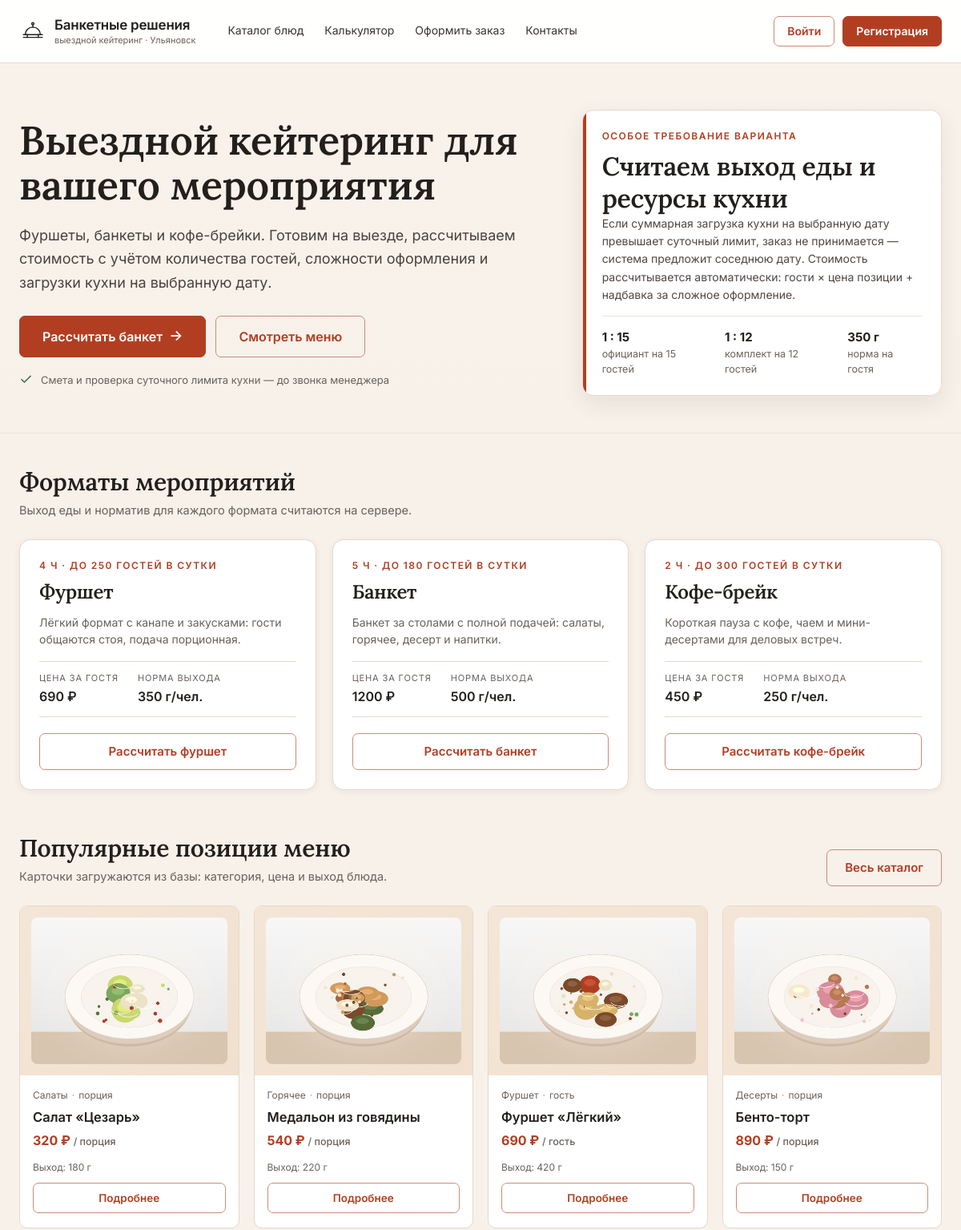
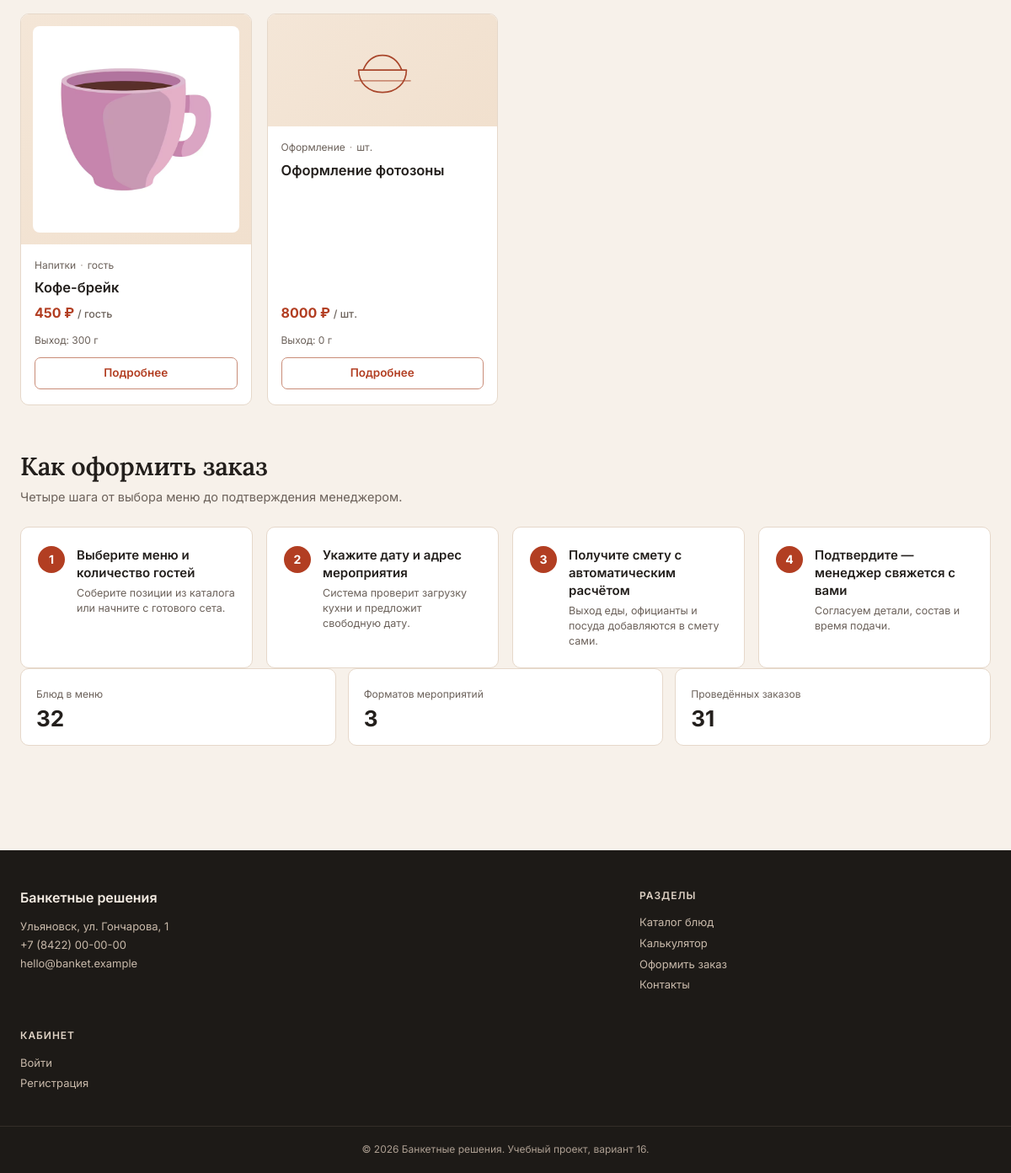
The page / on the database its author committed (2 pictures, top to bottom).
### main/models.py (models this page shows, shortened)
class EventFormat(models.Model):
    name = models.CharField('Название', max_length=80, unique=True)
    slug = models.SlugField('Слаг', max_length=80, unique=True, blank=True)
    description = models.TextField('Описание', blank=True)
    price_per_guest = models.DecimalField('Цена за гостя, ₽', max_digits=10, decimal_places=2)
    min_output_per_guest = models.PositiveIntegerField('Рекомендуемая норма выхода, г/чел.')
    duration_hours = models.PositiveSmallIntegerField('Длительность, ч', default=4)
    kitchen_daily_limit = models.PositiveIntegerField('Суточный лимит кухни, гостей', default=250)
    is_active = models.BooleanField('Активен', default=True)
    sort_order = models.PositiveSmallIntegerField('Порядок', default=0)
    class Meta:
        verbose_name = 'Формат мероприятия'
        verbose_name_plural = 'Форматы мероприятий'
        ordering = ('sort_order', 'name')

class Dish(models.Model):
    UNIT_PORTION = 'portion'
    UNIT_GUEST = 'guest'
    UNIT_ITEM = 'item'
    UNIT_CHOICES = (
        (UNIT_PORTION, 'порция'),
        (UNIT_GUEST, 'гость'),
        (UNIT_ITEM, 'шт.'),
    )
    category = models.ForeignKey(
        DishCategory, verbose_name='Категория', on_delete=models.PROTECT,
        related_name='dishes',
    )
    name = models.CharField('Название', max_length=120)
    slug = models.SlugField('Слаг', max_length=140, unique=True, blank=True)
    description = models.TextField('Описание', blank=True)
    composition = models.CharField('Состав', max_length=250, blank=True)
    price = models.DecimalField('Цена, ₽', max_digits=10, decimal_places=2)
    unit = models.CharField('Единица', max_length=10, choices=UNIT_CHOICES, default=UNIT_PORTION)
    output_grams = models.PositiveIntegerField('Выход, г', default=0)
    image = models.FileField(
        'Фото', upload_to='dishes/', blank=True,
        validators=[validate_upload_extension, validate_upload_size],
    )
    is_active = models.BooleanField('Доступно', default=True)
    is_popular = models.BooleanField('Популярное', default=False)
    created_at = models.DateTimeField('Создано', auto_now_add=True)
    updated_at = models.DateTimeField('Обновлено', auto_now=True)
    class Meta:
        verbose_name = 'Блюдо'
        verbose_name_plural = 'Блюда'
        ordering = ('category__sort_order', 'name')
        indexes = [models.Index(fields=['is_active', 'category'])]
    def get_absolute_url(self):
        return reverse('main:dish_detail', args=[self.slug])

class DishCategory(models.Model):
    name = models.CharField('Название', max_length=80, unique=True)
    slug = models.SlugField('Слаг', max_length=80, unique=True, blank=True)
    description = models.CharField('Описание', max_length=200, blank=True)
    sort_order = models.PositiveSmallIntegerField('Порядок', default=0)
    class Meta:
        verbose_name = 'Категория блюда'
        verbose_name_plural = 'Категории блюд'
        ordering = ('sort_order', 'name')

### main/views.py (the view)
# urls.py: path('', views.index, name='index'),
def index(request):
    formats = _public_formats()
    popular = (
        Dish.objects.filter(is_active=True, is_popular=True)
        .select_related('category')[:6]
    )
    if not popular:
        popular = Dish.objects.filter(is_active=True).select_related('category')[:6]
    templates = MenuTemplate.objects.filter(is_active=True).select_related('event_format')
    return render(request, 'main/index.html', {
        'formats': formats,
        'popular': popular,
        'templates': templates,
        'stats': {
            'dishes': Dish.objects.filter(is_active=True).count(),
            'formats': formats.count(),
            'orders': CateringOrder.objects.exclude(
                status=CateringOrder.STATUS_CANCELLED).count(),
        },
    })

### main/views.py (called while the page is built)
def _public_formats():
    return EventFormat.objects.filter(is_active=True).prefetch_related('templates')

### templates/main/index.html (shortened to what this page needs)
{% extends 'base.html' %}
{% load static %}
{% block content %}
<section class="hero">
  <div class="container hero-grid">
    <div>
      <h1>Выездной кейтеринг для вашего мероприятия</h1>
      <p class="lead">Фуршеты, банкеты и кофе-брейки. Готовим на выезде, рассчитываем стоимость с учётом количества гостей, сложности оформления и загрузки кухни на выбранную дату.</p>
      <div class="hero-cta">
        <a class="btn btn-primary btn-lg" href="{% url 'main:calculator' %}">Рассчитать банкет <span class="arrow">→</span></a>
        <a class="btn btn-outline btn-lg" href="{% url 'main:catalog' %}">Смотреть меню</a>
      </div>
      <div class="hero-note">
        <svg viewBox="0 0 24 24" fill="none" stroke="currentColor" stroke-width="2" stroke-linecap="round" stroke-linejoin="round" aria-hidden="true"><path d="m4 12 5 5 11-11"/></svg>
        Смета и проверка суточного лимита кухни — до звонка менеджера
      </div>
    </div>
    <aside class="requirement" aria-label="Особое требование варианта 16">
      <div class="eyebrow">Особое требование варианта</div>
      <h2>Считаем выход еды и ресурсы кухни</h2>
      <p>Если суммарная загрузка кухни на выбранную дату превышает суточный лимит, заказ не принимается — система предложит соседнюю дату. Стоимость рассчитывается автоматически: гости × цена позиции + надбавка за сложное оформление.</p>
      <div class="mini">
        <div><b>1 : 15</b>официант на 15 гостей</div>
        <div><b>1 : 12</b>комплект на 12 гостей</div>
        <div><b>350 г</b>норма на гостя</div>
      </div>
    </aside>
  </div>
</section>
<section class="section" aria-labelledby="formats-title">
  <div class="container">
    <div class="section-head">
      <div>
        <h2 id="formats-title">Форматы мероприятий</h2>
        <p>Выход еды и норматив для каждого формата считаются на сервере.</p>
      </div>
    </div>
    <div class="format-grid">
      {% for format in formats %}
        <article class="format-card">
          <div class="eyebrow">{{ format.duration_hours }} ч · до {{ format.kitchen_daily_limit }} гостей в сутки</div>
          <h3>{{ format.name }}</h3>
          <p>{{ format.description|truncatechars:120 }}</p>
          <dl class="format-meta">
            <div><dt>Цена за гостя</dt><dd>{{ format.price_per_guest|floatformat:0 }} ₽</dd></div>
            <div><dt>Норма выхода</dt><dd>{{ format.min_output_per_guest }} г/чел.</dd></div>
          </dl>
          <a class="btn btn-outline btn-block" href="{% url 'main:calculator' %}?format={{ format.slug }}">Рассчитать {{ format.name|lower }}</a>
        </article>
      {% empty %}
        <p class="muted">Форматы пока не добавлены.</p>
      {% endfor %}
    </div>
  </div>
</section>
<section class="section section-tight" aria-labelledby="popular-title">
  <div class="container">
    <div class="section-head">
      <div>
        <h2 id="popular-title">Популярные позиции меню</h2>
        <p>Карточки загружаются из базы: категория, цена и выход блюда.</p>
      </div>
      <a class="btn btn-outline" href="{% url 'main:catalog' %}">Весь каталог</a>
    </div>
    <div class="dish-grid">
      {% for dish in popular %}
        {% include 'main/includes/dish_card.html' %}
      {% empty %}
        <p class="muted">Каталог пока пуст. Запустите команду seed_demo.</p>
      {% endfor %}
    </div>
  </div>
</section>
<section class="section section-tight" aria-labelledby="steps-title">
  <div class="container">
    <div class="section-head">
      <div>
        <h2 id="steps-title">Как оформить заказ</h2>
        <p>Четыре шага от выбора меню до подтверждения менеджером.</p>
      </div>
    </div>
    <div class="steps">
      <article class="step"><div class="step-num">1</div><div><h3>Выберите меню и количество гостей</h3><p>Соберите позиции из каталога или начните с готового сета.</p></div></article>
      <article class="step"><div class="step-num">2</div><div><h3>Укажите дату и адрес мероприятия</h3><p>Система проверит загрузку кухни и предложит свободную дату.</p></div></article>
      <article class="step"><div class="step-num">3</div><div><h3>Получите смету с автоматическим расчётом</h3><p>Выход еды, официанты и посуда добавляются в смету сами.</p></div></article>
      <article class="step"><div class="step-num">4</div><div><h3>Подтвердите — менеджер свяжется с вами</h3><p>Согласуем детали, состав и время подачи.</p></div></article>
    </div>
    <div class="stats stats-wide">
      <div class="stat"><span>Блюд в меню</span><b>{{ stats.dishes }}</b></div>
      <div class="stat"><span>Форматов мероприятий</span><b>{{ stats.formats }}</b></div>
      <div class="stat"><span>Проведённых заказов</span><b>{{ stats.orders }}</b></div>
    </div>
  </div>
</section>
{% endblock %}

### templates/base.html (shortened to what this page needs)
{% load static %}<!doctype html>
<html lang="ru">
<head>
  <link rel="stylesheet" href="{% static 'css/style.css' %}">
</head>
<body>
<header class="site-header">
  <div class="container header-inner">
    <a class="logo" href="{% url 'main:index' %}" aria-label="Банкетные решения — на главную">
      <span class="logo-mark">
        <svg viewBox="0 0 40 40" fill="none" stroke="currentColor" stroke-width="1.7" stroke-linecap="round" stroke-linejoin="round" aria-hidden="true"><path d="M6 25h28"/><path d="M9 25c0-6.6 4.9-11 11-11s11 4.4 11 11"/><path d="M20 14v-3"/><circle cx="20" cy="9" r="1.6"/><path d="M6 29h28"/><path d="M12 25v4M28 25v4"/></svg>
      </span>
      <span class="logo-text"><b>Банкетные решения</b><small>выездной кейтеринг · Ульяновск</small></span>
    </a>
    <nav class="main-nav" aria-label="Основная навигация">
      <a href="{% url 'main:catalog' %}"{% if request.resolver_match.url_name == 'catalog' or request.resolver_match.url_name == 'dish_detail' %} class="active" aria-current="page"{% endif %}>Каталог блюд</a>
      <a href="{% url 'main:calculator' %}"{% if request.resolver_match.url_name == 'calculator' %} class="active" aria-current="page"{% endif %}>Калькулятор</a>
      <a href="{% url 'main:checkout' %}"{% if request.resolver_match.url_name == 'checkout' %} class="active" aria-current="page"{% endif %}>Оформить заказ</a>
      <a href="{% url 'main:contacts' %}"{% if request.resolver_match.url_name == 'contacts' %} class="active" aria-current="page"{% endif %}>Контакты</a>
    </nav>
    <div class="header-actions">
      {% if user.is_authenticated %}
        {% if user.is_staff %}
          <a class="btn btn-outline btn-sm" href="{% url 'main:manager_dashboard' %}">Панель менеджера</a>
        {% endif %}
        <a class="btn btn-outline btn-sm" href="{% url 'main:account' %}">Личный кабинет</a>
        <form class="logout-form" action="{% url 'main:logout' %}" method="post">
          {% csrf_token %}
          <button class="btn btn-primary btn-sm" type="submit">Выйти</button>
        </form>
      {% else %}
        <a class="btn btn-outline btn-sm" href="{% url 'main:login' %}">Войти</a>
        <a class="btn btn-primary btn-sm" href="{% url 'main:register' %}">Регистрация</a>
      {% endif %}
    </div>
  </div>
</header>
<main id="main">
{% block content %}{% endblock %}
</main>
<footer class="site-footer">
  <div class="container footer-main">
    <div class="footer-brand">
      <b>Банкетные решения</b>
      <p>Ульяновск, ул. Гончарова, 1</p>
      <a href="tel:+78422000000">+7 (8422) 00-00-00</a>
      <a href="mailto:hello@banket.example">hello@banket.example</a>
    </div>
    <div class="footer-col">
      <h3>Разделы</h3>
      <a href="{% url 'main:catalog' %}">Каталог блюд</a>
      <a href="{% url 'main:calculator' %}">Калькулятор</a>
      <a href="{% url 'main:checkout' %}">Оформить заказ</a>
      <a href="{% url 'main:contacts' %}">Контакты</a>
    </div>
    <div class="footer-col">
      <h3>Кабинет</h3>
      {% if user.is_authenticated %}
        <a href="{% url 'main:account' %}">Мои заказы</a>
        <a href="{% url 'main:password_change' %}">Смена пароля</a>
      {% else %}
        <a href="{% url 'main:login' %}">Войти</a>
        <a href="{% url 'main:register' %}">Регистрация</a>
      {% endif %}
    </div>
  </div>
  <div class="footer-bottom">© 2026 Банкетные решения. Учебный проект, вариант 16.</div>
</footer>
</body>
</html>

### templates/main/includes/dish_card.html
<article class="dish-card">
  <div class="dish-art">
    {% if dish.image %}
      <img class="dish-img" src="{{ dish.image.url }}" alt="{{ dish.name }}" width="480" height="360" loading="lazy" decoding="async">
    {% else %}
      <svg viewBox="0 0 96 96" fill="none" stroke="currentColor" stroke-width="1.8" stroke-linecap="round" stroke-linejoin="round" aria-hidden="true"><path d="M17 47h62c0 17-13 29-31 29S17 64 17 47Z"/><path d="M23 47c5-12 14-19 25-19s20 7 25 19"/><path d="M12 61h72" opacity=".55"/></svg>
    {% endif %}
  </div>
  <div class="dish-body">
    <div class="dish-meta">{{ dish.category.name }}<span>·</span>{{ dish.get_unit_display }}</div>
    <h3><a href="{{ dish.get_absolute_url }}">{{ dish.name }}</a></h3>
    <div class="dish-price">{{ dish.price|floatformat:0 }} ₽ <small>/ {{ dish.get_unit_display }}</small></div>
    <div class="dish-note">Выход: {{ dish.output_grams }} г</div>
    <a class="btn btn-outline btn-block" href="{{ dish.get_absolute_url }}">Подробнее</a>
  </div>
</article>

### rows shown on the page
EventFormat: duration_hours "4", kitchen_daily_limit "250", name "Фуршет", description "Лёгкий формат с канапе и закусками: гости общаются стоя, подача порционная.", price_per_guest "690", min_output_per_guest "350", name "фуршет"
EventFormat: duration_hours "5", kitchen_daily_limit "180", name "Банкет", description "Банкет за столами с полной подачей: салаты, горячее, десерт и напитки.", price_per_guest "1200", min_output_per_guest "500", name "банкет"
EventFormat: duration_hours "2", kitchen_daily_limit "300", name "Кофе-брейк", description "Короткая пауза с кофе, чаем и мини-десертами для деловых встреч.", price_per_guest "450", min_output_per_guest "250", name "кофе-брейк"
Dish: image (picture), category.name "Салаты", unit "порция", name "Салат «Цезарь»", price "320", output_grams "180"
Dish: image (picture), category.name "Горячее", unit "порция", name "Медальон из говядины", price "540", output_grams "220"
Dish: image (picture), category.name "Фуршет", unit "гость", name "Фуршет «Лёгкий»", price "690", output_grams "420"
Dish: image (picture), category.name "Десерты", unit "порция", name "Бенто-торт", price "890", output_grams "150"
Dish: image (picture), category.name "Напитки", unit "гость", name "Кофе-брейк", price "450", output_grams "300"
Dish: category.name "Оформление", unit "шт.", name "Оформление фотозоны", price "8000", output_grams "0"

### other values the page prints
{{ stats.dishes }} "32"
{{ stats.formats }} "3"
{{ stats.orders }} "31"
